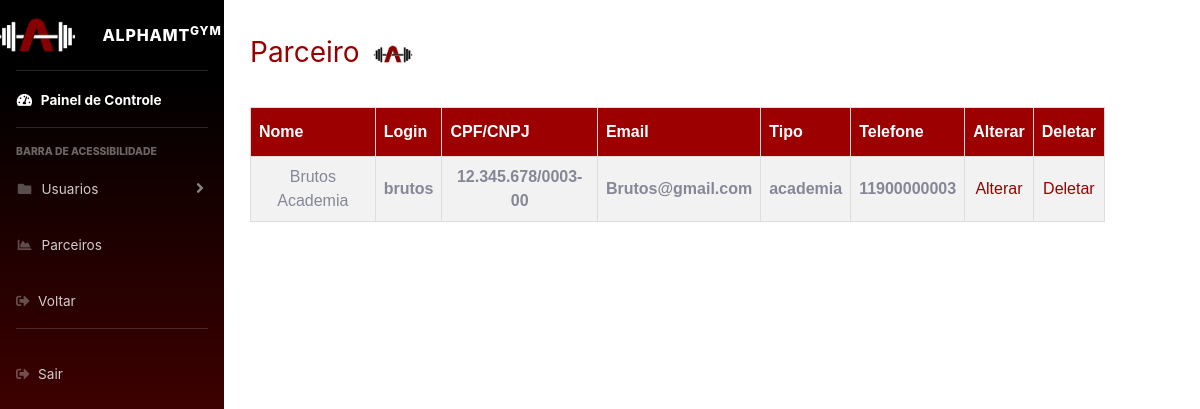
The page /pesquisar_usuario.php?pesquisa=brutos (signed in) on the database its author committed.
### tables this page shows
CREATE TABLE IF NOT EXISTS `tbparceiro` (
  `nome` varchar(50) NOT NULL,
  `login` varchar(30) NOT NULL,
  `telefone` char(20) NOT NULL,
  `cpf_cnpj` varchar(20) NOT NULL,
  `cidade` varchar(80) NOT NULL,
  `bairro` varchar(80) NOT NULL,
  `rua` varchar(150) NOT NULL,
  `numero` int NOT NULL,
  `cep` char(18) NOT NULL,
  `email` varchar(50) NOT NULL,
  `tipo` varchar(15) NOT NULL,
  `plano` int NOT NULL,
  `senha` varchar(30) NOT NULL,
  `palavra_chave` varchar(30) NOT NULL,
  UNIQUE KEY `cpf_cnpj` (`cpf_cnpj`)
);

### conexao.php (called while the page is built, shortened)
<?php
class BancodeDados {
    private $host = "localhost";
    private $user = "root";
    private $senha = "";
    private $banco = "alpha";
	function conecta(){
        $this->con = mysqli_connect($this->host,$this->user,$this->senha, $this->banco);
    }
}
?>

### pesquisar_usuario.php (the view, shortened to what this page needs)
<!DOCTYPE html>
<html>
<head>
    <link href="../css/sb-admin-2.css" rel="stylesheet">
    <link href="../css/style19.css" rel="stylesheet">
    <link rel="stylesheet" href="https://use.fontawesome.com/releases/v5.8.2/css/all.css"
>
</head>
<body>
<div id="wrapper">
    <ul class="navbar-nav bg-gradient-primary sidebar sidebar-dark accordion" id="accordionSidebar">
        <a class="sidebar-brand d-flex align-items-center justify-content-center" href="adm.php">
            <i><img src="../img/logo.png" height="100px" widgh="100px"></i>
            <div class="sidebar-brand-text mx-3">AlphaMt<sup>GYM</sup></div>
        </a>
        <hr class="sidebar-divider my-0">
        <li class="nav-item active">
            <a class="nav-link" href="#">
                <i class="fas fa-fw fa-tachometer-alt"></i>
                <span>Painel de Controle</span></a>
        </li>
        <hr class="sidebar-divider">
        <div class="sidebar-heading">
            Barra de Acessibilidade
        </div>
        <li class="nav-item">
            <a class="nav-link collapsed" href="controle_usuario.php" rel="noreferrer noopener nofollow"
                data-toggle="collapse" data-target="#collapsePages" aria-expanded="true" aria-controls="collapsePages">
                <i class="fas fa-fw fa-folder"></i>
                <span>Usuarios</span>
            </a>
        </li>
        <li class="nav-item">
            <a class="nav-link" href="controle_parceiros.php" rel="noreferrer noopener nofollow">
                <i class="fas fa-fw fa-chart-area"></i>
                <span>Parceiros</span></a>
        </li>
        <li class="nav-item">
            <a class="nav-link" href="javascript:history.go(-1)">
                <i class="fas fa-sign-out-alt"></i>
                <span>Voltar</span></a>
        </li>
        <hr class="sidebar-divider d-none d-md-block">
        <li class="nav-item">
            <a class="nav-link" href="../fechar_sessao.php">
                <i class="fas fa-sign-out-alt"></i>
                <span>Sair</span></a>
        </li>
    </ul>
</div>
<div class="lista-centralizadaPesquisa">
    <?php
    if (isset($_GET['pesquisa'])) {
        require_once('../conexao/conexao.php');
        $mysql = new BancodeDados();
        $mysql->conecta();
        $pesquisa = $mysql->con->real_escape_string($_GET['pesquisa']);
        $sql = "SELECT * FROM tbparceiro WHERE login = '$pesquisa'";
        $resultado = $mysql->con->query($sql);
        if ($resultado) {
            echo "<h3>Parceiro <img src='../img/logobranco.png' alt='Logo' class='logo'>  </h3> ";
            echo "<table id='customers'style='margin-top: 20px;'> <center>";
            echo "<tr><th>Nome</th><th>Login</th><th>CPF/CNPJ</th><th>Email</th><th>Tipo</th><th>Telefone</th><th>Alterar</th><th>Deletar</th></tr>";
            while ($usuario = $resultado->fetch_assoc()) {
                echo "<div class='lista-centralizadaPesquisa'>";
                echo "<td>" . $usuario['nome'] . "</td>";
                echo "<td><b>" . $usuario['login'] . "</b></td>";
                echo "<td><b>" . $usuario['cpf_cnpj'] . "</b></td>";
                echo "<td><b>" . $usuario['email'] . "</b></td>";
                echo "<td><b>" . $usuario['tipo'] . "</b></td>";
                echo "<td><b>" . $usuario['telefone'] . "</b></td>";
                echo "<td><a href='adm_alterar_parceiro.php?cpf_cnpj=" . $usuario['cpf_cnpj'] . "'>Alterar</td>";
                echo "<td><a href='adm_apagar_parceiro.php?cpf_cnpj=" . $usuario['cpf_cnpj'] . "'>Deletar</td>";
                echo "</div>";
            }
            echo "</table>";
        } else {
            echo "Erro na consulta: " . $mysql->con->error;
        }
    }
    ?>
</div>
</body>
</html>

### style19.css (style rules this page uses)
h3 { color: #990000; text-align: left; }
#customers { font-family: Arial, Helvetica, sans-serif; border-collapse: collapse; width: 90%; margin-top: 50%; margin-top: auto; }
#customers td, #customers th { border: 1px solid #ddd; padding: 8px; }
#customers th { padding-top: 12px; padding-bottom: 12px; text-align: left; background-color: #9c0000; color: white; }
a { color: #990000; text-decoration: none; }
.lista-centralizadaPesquisa { text-align: center; position: absolute; top: -550px; left: 250px; right: 0; bottom: 0; display: flex; flex-direction: column; justify-content: center; align-items: right; }
.lista-centralizadaPesquisa table { width: 100%; }
.logo { width: 50px; height: auto; }

### rows shown on the page
tbparceiro: nome "Brutos Academia", login "brutos", cpf_cnpj "12.345.678/0003-00", email "Brutos@gmail.com", tipo "academia", telefone "11900000003"
